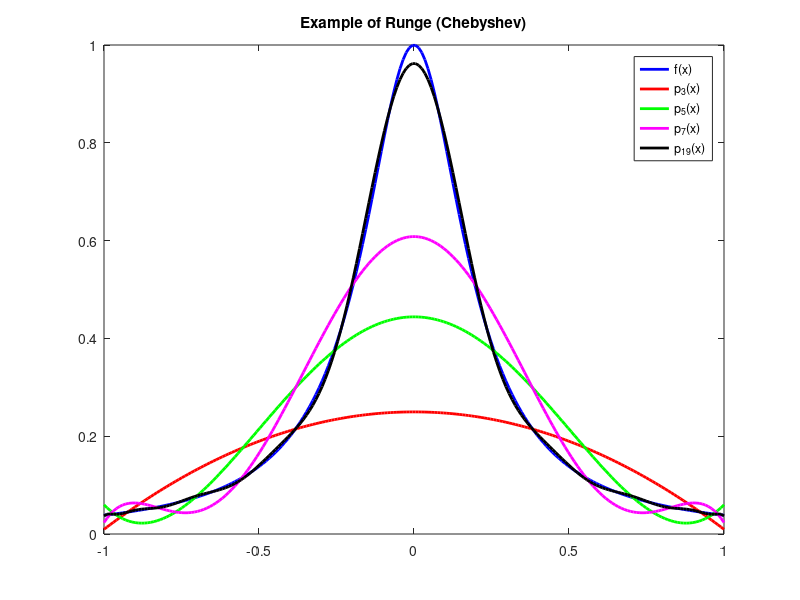

Reproduce this figure in MATLAB.
% Example of Runge with Chebyshev nodes

% number of nodes
N = [4,6,8,20];

% plot cosmetics
line = {'b-','r-','g-','m-','k-'};
leg  = {'f(x)','p_{3}(x)','p_{5}(x)','p_{7}(x)','p_{19}(x)'};
clf();
title('Example of Runge (Chebyshev)');
hold on;

% plot Runge function
xx = linspace(-1,+1,200);
yy = 1./(25.*xx.^2 + 1.);
plot(xx,yy,line{1},'LineWidth',2);

% interpolate for different number of nodes
for i=1:length(N)
  
  n = N(i);
  % TODO: Implement here
  x = cos((2.*(0:n-1) +1)./(2*n)*pi);
  y = 1./(25.*x.^2 + 1.);
  p = polyfit(x,y,n-1);
  yy = polyval(p,xx);
  
  plot(xx,yy,line{i+1},'LineWidth',2)
  
end

% more cosmetics
box on;
legend(leg);

% hold off
hold off;

% save figure
print('-f1','-painters','-depsc2','runge_cheby.eps');

